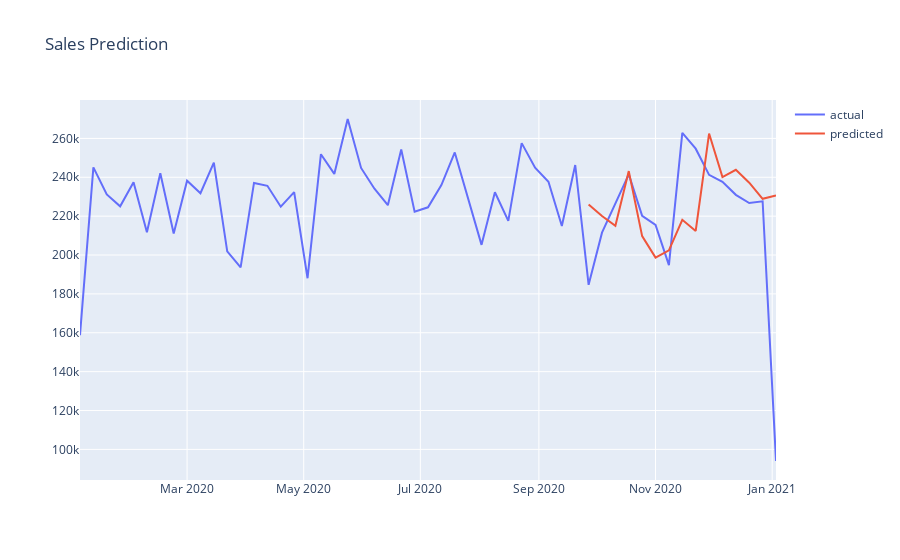

The notebook cell saved with this chart:
### Code cell
#plot actual and predicted
plot_data = [
    go.Scatter(
        x=df_sales_pred['Sale_Date'],
        y=df_sales_pred['Row_Total'],
        name='actual'
    ),
        go.Scatter(
        x=df_sales_pred['Sale_Date'],
        y=df_sales_pred['pred_value'],
        name='predicted'
    )
    
]

plot_layout = go.Layout(
        title='Sales Prediction'
    )
fig = go.Figure(data=plot_data, layout=plot_layout)
pyoff.iplot(fig)
